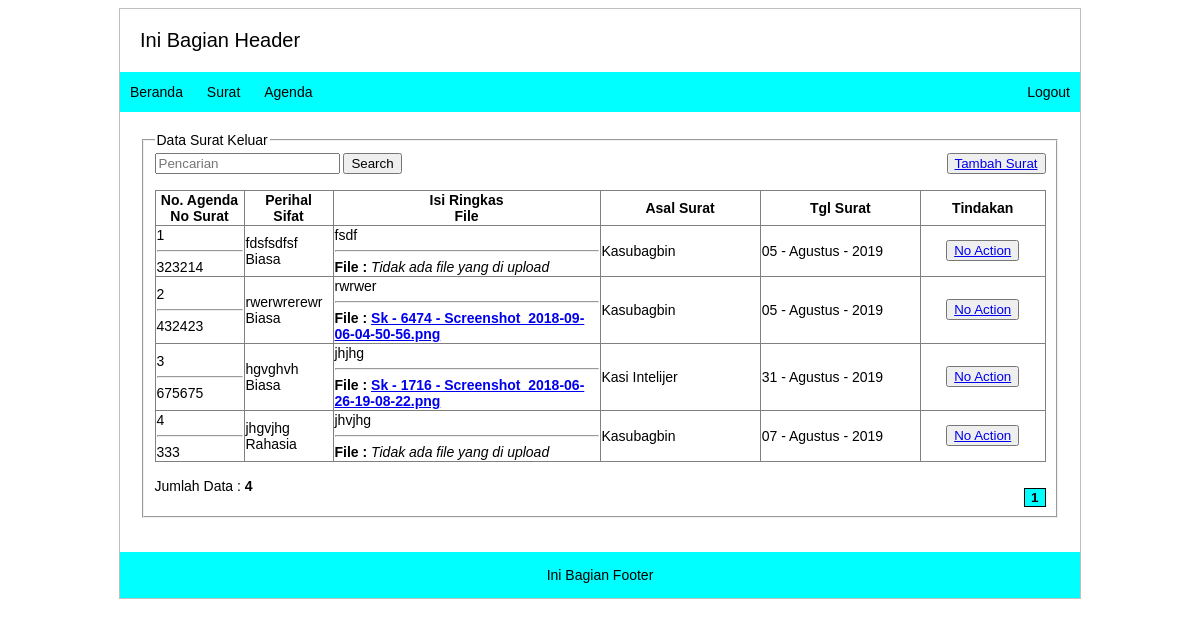
The page /?page=sk (signed in) on the database its author committed.
### tables this page shows
CREATE TABLE `surat_keluar` (
  `no_agenda` varchar(15) NOT NULL,
  `no_surat` varchar(30) DEFAULT NULL,
  `tanggal_surat` date DEFAULT NULL,
  `tujuan` varchar(50) DEFAULT NULL,
  `lampiran` text,
  `perihal` varchar(50) DEFAULT NULL,
  `sifat` varchar(30) DEFAULT NULL,
  `isi_ringkas` text,
  `file_surat` varchar(100) DEFAULT NULL,
  `id_seksi` varchar(15) DEFAULT NULL
);

CREATE TABLE `seksi` (
  `id_seksi` int(5) NOT NULL,
  `nama_seksi` varchar(50) NOT NULL
);

### surat/surat_keluar.php (the view, shortened to what this page needs)
<fieldset>
<legend>Data Surat Keluar</legend>
  <form role="form" action="" method="post">
    <div>
      <input type="text" name="cari" placeholder="Pencarian" required>
    <button type="submit">Search</button>
  </form>
  <td>
    <?php
  if(@$_SESSION['operator']){?>
  <button style="float:right;"><a href="?page=sk&action=tmb">Tambah Surat</a></button>
<?php } ?>
</td>
  <br>
<br>
  <table width="100%" border="1px" style="border-collapse:collapse;">
    <tr>
      <th width="10%">No. Agenda</br>No Surat</th>
      <th width="10%">Perihal</br>Sifat</th>
      <th width="30%">Isi Ringkas<br/> File</th>
      <th width="18%">Asal Surat</th>
      <th width="18%">Tgl Surat</th>
      <th width="18%">Tindakan </th>
    </tr>
    <tr>
    <?php
    $batas = 5;
    $hal = @$_GET['hal'];
    if(empty($hal)){
      $posisi = 0;
      $hal = 1;
    } else {
      $posisi = ($hal - 1) * $batas;
    }
if($_SERVER['REQUEST_METHOD'] == "POST") {
    $pencarian = trim(mysqli_real_escape_string($con, $_POST['cari']));
    if($pencarian != '') { ?>
              <p class="description">Hasil pencarian untuk No Surat : <strong><?= stripslashes($pencarian)?></strong><span class="right"><a href="?page=tsm"></a></span></p>
      <?php
        $sql = "SELECT * FROM surat_keluar inner join seksi on surat_keluar.id_seksi = seksi.id_seksi WHERE surat_keluar.no_surat LIKE '%$pencarian%'";
        $query = $sql;
        $queryJml = $sql;
    } else {
        $query = "SELECT * FROM surat_keluar inner join seksi on surat.id_seksi = seksi.id_seksi LIMIT $posisi, $batas";
        $queryJml = "SELECT * FROM surat_keluar inner join seksi on surat.id_seksi = seksi.id_seksi";
    }
} else {
    $query = "SELECT * FROM surat_keluar inner join seksi on surat_keluar.id_seksi = seksi.id_seksi LIMIT $posisi, $batas";
    $queryJml = "SELECT * FROM surat_keluar inner join seksi on surat_keluar.id_seksi = seksi.id_seksi ";
}
$sql_surat = mysqli_query($con, $query) or die (mysqli_error($con));
if(mysqli_num_rows($sql_surat) > 0) {
    while($data = mysqli_fetch_array($sql_surat)){ ?>
        <tr>
            <td><?=$data['no_agenda']?></br><hr></hr><?=$data['no_surat']?></td>
            <td><?=$data['perihal']?></br></hr><?=$data['sifat']?></td>
            <td><?=substr($data['isi_ringkas'],0,200)?></br><hr></hr><strong>File :</strong>
              <?php
              if(!empty($data['file_surat'])){ ?>
                  <strong><a href="?page=sk&action=cek&no=<?=$data['no_surat'];?>"><?=$data['file_surat']?></a></strong>
                  <?php
              } else { ?>
                  <em>Tidak ada file yang di upload</em>
                  <?php
              }?> </td>
              <td><?=$data['nama_seksi']?></td>
              <?php
              $y = substr($data['tanggal_surat'],0,4);
              $m = substr($data['tanggal_surat'],5,2);
              $d = substr($data['tanggal_surat'],8,2);
              if($m == "01"){
                  $nm = "Januari";
              } elseif($m == "02"){
                  $nm = "Februari";
              } elseif($m == "03"){
                  $nm = "Maret";
              } elseif($m == "04"){
                  $nm = "April";
              } elseif($m == "05"){
                  $nm = "Mei";
              } elseif($m == "06"){
                  $nm = "Juni";
              } elseif($m == "07"){
                  $nm = "Juli";
              } elseif($m == "08"){
                  $nm = "Agustus";
              } elseif($m == "09"){
                  $nm = "September";
              } elseif($m == "10"){
                  $nm = "Oktober";
              } elseif($m == "11"){
                  $nm = "November";
              } elseif($m == "12"){
                  $nm = "Desember";
              }?>
              <td><?=$d;?> - <?=$nm;?> - <?=$y;?></td>
              <td>
                  <?php
                if(@$_SESSION['admin']){?>
                  <center><button><a href="#">
                      No Action</a></button></center>
                             <?php
                } ?>
                    </td>
        </tr>
    <?php
    }
} else {
    echo "<tr><td colspan=\"4\" align=\"center\">Data Tidak ditemukan</td></tr>";
}
?>
    </tr>
  </table>
  <br>
  <?php
  if(isset($_POST['pencarian'])) {
       echo "<div style=\"float:left;\">";
      $jml = mysqli_num_rows(mysqli_query($con, $queryJml));
      echo "Data Hasil Pencarian : <b>$jml</b>";
      echo "</div>";
  } else { ?>
      <div style="float:left;">
          <?php
          $jml = mysqli_num_rows(mysqli_query($con, $queryJml));
          echo "Jumlah Data : <b>$jml</b>";
          ?>
      </div>
      <div style="margin-top:10px; float:right;">
        <?php
        $jml_hal = ceil($jml / $batas);
        for ($i=1; $i<=$jml_hal; $i++) {
            if($i != $hal) {
                echo "<a href=\"?page=sk&hal=$i\"><button style=\"background-color:#fff; border:1px solid #666; color:#666;\">$i</a>";
            } else {
                echo "<button style=\"background-color:aqua; border:1px solid #000;\"><b>$i</b></button>";
            }
        }
        ?>
      </div>
      <?php
      }
      ?>
</fieldset>

### rows shown on the page
surat_keluar: no_agenda "1", no_surat "323214", perihal "fdsfsdfsf", sifat "Biasa", isi_ringkas "fsdf", file_surat "Tidak ada file yang di upload", id_seksi.nama_seksi "Kasubagbin", tanggal_surat "05", tanggal_surat "Agustus", tanggal_surat "2019"
surat_keluar: no_agenda "2", no_surat "432423", perihal "rwerwrerewr", sifat "Biasa", isi_ringkas "rwrwer", file_surat "Sk - 6474 - Screenshot_2018-09-06-04-50-56.png", id_seksi.nama_seksi "Kasubagbin", tanggal_surat "05", tanggal_surat "Agustus", tanggal_surat "2019"
surat_keluar: no_agenda "3", no_surat "675675", perihal "hgvghvh", sifat "Biasa", isi_ringkas "jhjhg", file_surat "Sk - 1716 - Screenshot_2018-06-26-19-08-22.png", id_seksi.nama_seksi "Kasi Intelijer", tanggal_surat "31", tanggal_surat "Agustus", tanggal_surat "2019"
surat_keluar: no_agenda "4", no_surat "333", perihal "jhgvjhg", sifat "Rahasia", isi_ringkas "jhvjhg", file_surat "Tidak ada file yang di upload", id_seksi.nama_seksi "Kasubagbin", tanggal_surat "07", tanggal_surat "Agustus", tanggal_surat "2019"

### other values the page prints
$jml "4"
